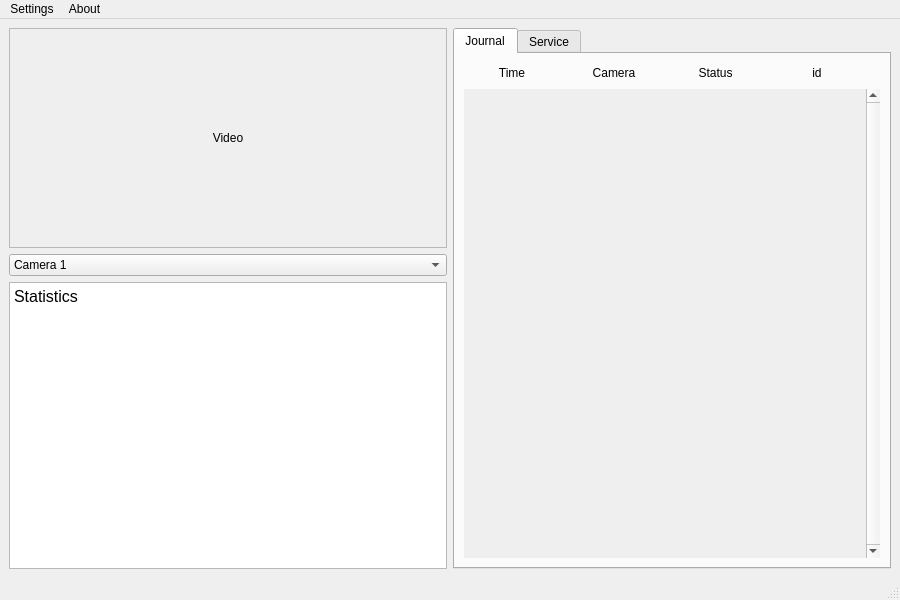
<?xml version="1.0" encoding="UTF-8"?>
<ui version="4.0">
 <class>MainWindow</class>
 <widget class="QMainWindow" name="MainWindow">
  <property name="geometry">
   <rect>
    <x>0</x>
    <y>0</y>
    <width>900</width>
    <height>600</height>
   </rect>
  </property>
  <property name="minimumSize">
   <size>
    <width>900</width>
    <height>600</height>
   </size>
  </property>
  <property name="windowTitle">
   <string>MainWindow</string>
  </property>
  <widget class="QWidget" name="centralwidget">
   <layout class="QHBoxLayout" name="horizontalLayout">
    <item>
     <layout class="QVBoxLayout" name="verticalLayout">
      <item>
       <widget class="QFrame" name="frame">
        <property name="minimumSize">
         <size>
          <width>50</width>
          <height>50</height>
         </size>
        </property>
        <property name="frameShape">
         <enum>QFrame::StyledPanel</enum>
        </property>
        <property name="frameShadow">
         <enum>QFrame::Sunken</enum>
        </property>
        <layout class="QVBoxLayout" name="verticalLayout_2">
         <item>
          <widget class="QLabel" name="video">
           <property name="minimumSize">
            <size>
             <width>0</width>
             <height>200</height>
            </size>
           </property>
           <property name="text">
            <string>Video</string>
           </property>
           <property name="alignment">
            <set>Qt::AlignCenter</set>
           </property>
          </widget>
         </item>
        </layout>
       </widget>
      </item>
      <item>
       <widget class="QComboBox" name="comboBox">
        <item>
         <property name="text">
          <string>Camera 1</string>
         </property>
        </item>
        <item>
         <property name="text">
          <string>Camera 2</string>
         </property>
        </item>
       </widget>
      </item>
      <item>
       <widget class="QTextBrowser" name="statistics">
        <property name="html">
         <string>&lt;!DOCTYPE HTML PUBLIC &quot;-//W3C//DTD HTML 4.0//EN&quot; &quot;http://www.w3.org/TR/REC-html40/strict.dtd&quot;&gt;
&lt;html&gt;&lt;head&gt;&lt;meta name=&quot;qrichtext&quot; content=&quot;1&quot; /&gt;&lt;style type=&quot;text/css&quot;&gt;
p, li { white-space: pre-wrap; }
&lt;/style&gt;&lt;/head&gt;&lt;body style=&quot; font-family:'JetBrainsMono Nerd Font Mono'; font-size:12pt; font-weight:400; font-style:normal;&quot;&gt;
&lt;p style=&quot; margin-top:0px; margin-bottom:0px; margin-left:0px; margin-right:0px; -qt-block-indent:0; text-indent:0px;&quot;&gt;Statistics&lt;/p&gt;&lt;/body&gt;&lt;/html&gt;</string>
        </property>
       </widget>
      </item>
     </layout>
    </item>
    <item>
     <widget class="QTabWidget" name="tabWidget">
      <property name="currentIndex">
       <number>0</number>
      </property>
      <widget class="QWidget" name="journal">
       <attribute name="title">
        <string>Journal</string>
       </attribute>
       <layout class="QVBoxLayout" name="verticalLayout_4">
        <item>
         <layout class="QHBoxLayout" name="horizontalLayout_2">
          <item>
           <widget class="QLabel" name="label_8">
            <property name="text">
             <string>Time</string>
            </property>
            <property name="alignment">
             <set>Qt::AlignCenter</set>
            </property>
           </widget>
          </item>
          <item>
           <widget class="QLabel" name="label_6">
            <property name="text">
             <string>Camera</string>
            </property>
            <property name="alignment">
             <set>Qt::AlignCenter</set>
            </property>
           </widget>
          </item>
          <item>
           <widget class="QLabel" name="label_9">
            <property name="text">
             <string>Status</string>
            </property>
            <property name="alignment">
             <set>Qt::AlignCenter</set>
            </property>
           </widget>
          </item>
          <item>
           <widget class="QLabel" name="label_7">
            <property name="text">
             <string>id</string>
            </property>
            <property name="alignment">
             <set>Qt::AlignCenter</set>
            </property>
           </widget>
          </item>
          <item>
           <spacer name="horizontalSpacer">
            <property name="orientation">
             <enum>Qt::Horizontal</enum>
            </property>
            <property name="sizeType">
             <enum>QSizePolicy::Fixed</enum>
            </property>
            <property name="sizeHint" stdset="0">
             <size>
              <width>15</width>
              <height>20</height>
             </size>
            </property>
           </spacer>
          </item>
         </layout>
        </item>
        <item>
         <widget class="QScrollArea" name="journalScroll">
          <property name="frameShape">
           <enum>QFrame::NoFrame</enum>
          </property>
          <property name="frameShadow">
           <enum>QFrame::Sunken</enum>
          </property>
          <property name="verticalScrollBarPolicy">
           <enum>Qt::ScrollBarAlwaysOn</enum>
          </property>
          <property name="widgetResizable">
           <bool>true</bool>
          </property>
          <widget class="QWidget" name="scrollAreaWidgetContents">
           <property name="geometry">
            <rect>
             <x>0</x>
             <y>0</y>
             <width>403</width>
             <height>439</height>
            </rect>
           </property>
          </widget>
         </widget>
        </item>
       </layout>
      </widget>
      <widget class="QWidget" name="service">
       <attribute name="title">
        <string>Service</string>
       </attribute>
       <layout class="QVBoxLayout" name="verticalLayout_3">
        <item>
         <layout class="QHBoxLayout" name="horizontalLayout_3">
          <item>
           <widget class="QLabel" name="label_2">
            <property name="text">
             <string>Time</string>
            </property>
            <property name="alignment">
             <set>Qt::AlignCenter</set>
            </property>
           </widget>
          </item>
          <item>
           <widget class="QLabel" name="label_3">
            <property name="text">
             <string>Camera</string>
            </property>
            <property name="alignment">
             <set>Qt::AlignCenter</set>
            </property>
           </widget>
          </item>
          <item>
           <widget class="QLabel" name="label_4">
            <property name="text">
             <string>Status</string>
            </property>
            <property name="alignment">
             <set>Qt::AlignCenter</set>
            </property>
           </widget>
          </item>
          <item>
           <widget class="QLabel" name="label_5">
            <property name="text">
             <string>id</string>
            </property>
            <property name="alignment">
             <set>Qt::AlignCenter</set>
            </property>
           </widget>
          </item>
          <item>
           <spacer name="horizontalSpacer_2">
            <property name="orientation">
             <enum>Qt::Horizontal</enum>
            </property>
            <property name="sizeType">
             <enum>QSizePolicy::Fixed</enum>
            </property>
            <property name="sizeHint" stdset="0">
             <size>
              <width>15</width>
              <height>20</height>
             </size>
            </property>
           </spacer>
          </item>
         </layout>
        </item>
        <item>
         <widget class="QScrollArea" name="scrollArea_2">
          <property name="frameShape">
           <enum>QFrame::NoFrame</enum>
          </property>
          <property name="verticalScrollBarPolicy">
           <enum>Qt::ScrollBarAlwaysOn</enum>
          </property>
          <property name="widgetResizable">
           <bool>true</bool>
          </property>
          <widget class="QWidget" name="scrollAreaWidgetContents_2">
           <property name="geometry">
            <rect>
             <x>0</x>
             <y>0</y>
             <width>87</width>
             <height>30</height>
            </rect>
           </property>
          </widget>
         </widget>
        </item>
       </layout>
      </widget>
     </widget>
    </item>
   </layout>
  </widget>
  <widget class="QMenuBar" name="menubar">
   <property name="geometry">
    <rect>
     <x>0</x>
     <y>0</y>
     <width>900</width>
     <height>30</height>
    </rect>
   </property>
   <widget class="QMenu" name="menu">
    <property name="title">
     <string>Settings</string>
    </property>
    <addaction name="actionExit"/>
   </widget>
   <widget class="QMenu" name="menuAbout">
    <property name="title">
     <string>About</string>
    </property>
    <addaction name="actionAbout_application"/>
    <addaction name="actionAbout_Qt"/>
   </widget>
   <addaction name="menu"/>
   <addaction name="menuAbout"/>
  </widget>
  <widget class="QStatusBar" name="statusbar"/>
  <action name="actionAbout_application">
   <property name="text">
    <string>About application</string>
   </property>
  </action>
  <action name="actionAbout_Qt">
   <property name="text">
    <string>About Qt</string>
   </property>
  </action>
  <action name="actionExit">
   <property name="text">
    <string>Exit</string>
   </property>
  </action>
 </widget>
 <resources/>
 <connections/>
</ui>
